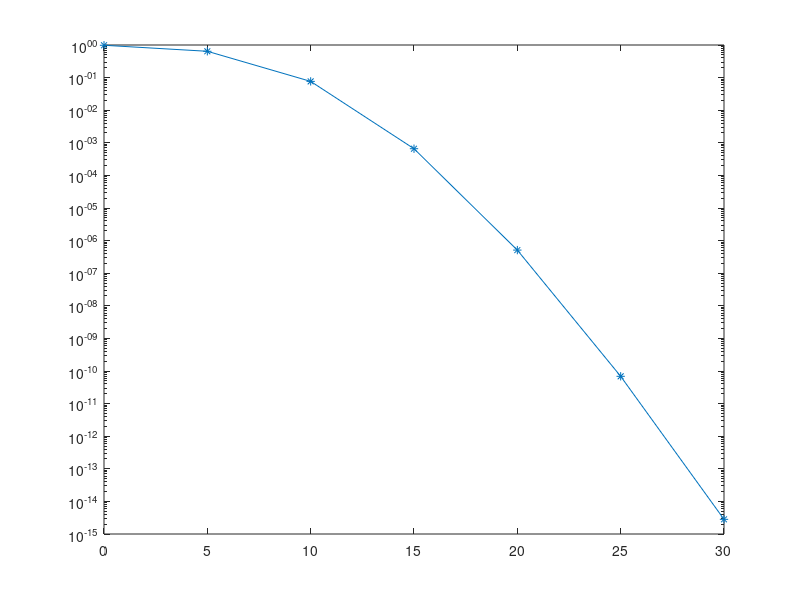

This chart was generated by the following MATLAB code:
clear all 
 snrdb = [0: 5 : 30]; ct=50;
 M=4; N=12;
 al1 = 0.8; al2=0.2;
 R = 2;
 P=12; Q=N/P;
 V=kron(eye(P), ones(Q,1))/sqrt(Q);
 
for ki =  1:length(snrdb)
     snr = 10^((snrdb(ki))/10);
        sum0=0; sum1=0; sum2=0; sum3=0;sum4=0;   sum5=0; 
  %analytical result
  epidot =2^R -1;
  xi = Q*epidot/snr/(al1 - al2*epidot);
  pa(ki) = 1/(factorial(Q-1))^P * xi^(P*(Q+1)/2) *(xi^(- (Q+1)/2)*factorial(Q-1)...
      -2*xi^(-1/2)*besselk(Q, 2*xi^(1/2)))^P;
   
  
end
paa(1:3) = 0;
semilogy( snrdb,pa,'-*' )
%semilogy(snrdb, p,snrdb,po,snrdb,pdft) 
  